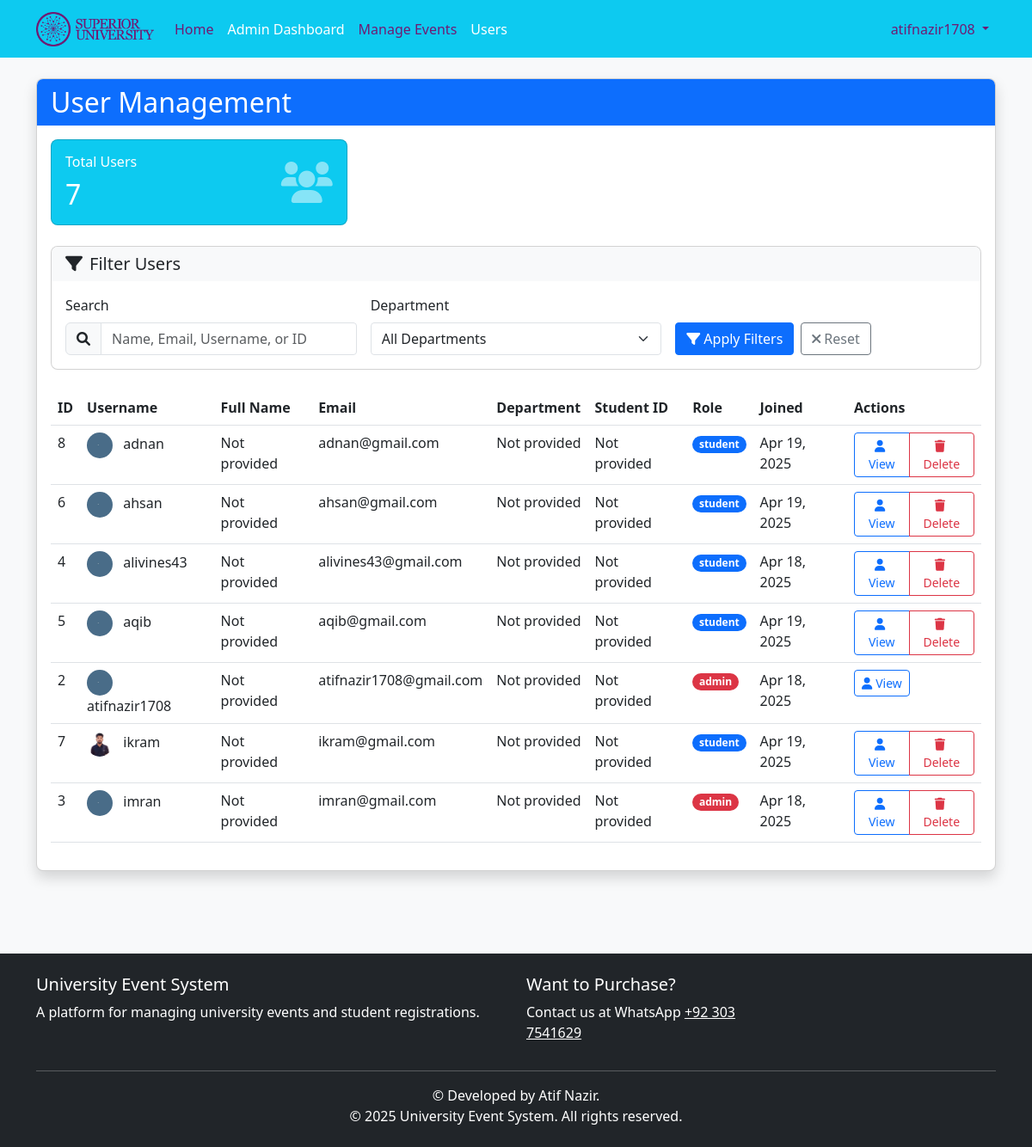
/admin/users (signed in), run on the app's committed database.
### app/models.py (models this page shows, shortened)
class User(db.Model, UserMixin):
    id = db.Column(db.Integer, primary_key=True)
    username = db.Column(db.String(64), unique=True, nullable=False)
    full_name = db.Column(db.String(100), nullable=True)  # New field for full name
    email = db.Column(db.String(120), unique=True, nullable=False)
    password_hash = db.Column(db.String(128), nullable=False)
    role = db.Column(db.String(20), nullable=False, default='student')
    student_id = db.Column(db.String(100), nullable=True)  # New field for student ID
    profile_image = db.Column(db.String(200), nullable=True)  # New field for profile picture URL
    department = db.Column(db.String(100), nullable=True)  # Department
    bio = db.Column(db.String(500), nullable=True)  # Optional bio field
    created_at = db.Column(db.DateTime, default=datetime.utcnow)
    registrations = db.relationship('Registration', backref='user', lazy=True)
    def is_admin(self):
        return self.role == 'admin'

### app/routes/admin.py (the view, shortened to what this page needs)
@admin.route('/users')
@admin_required
def users():
    page = request.args.get('page', 1, type=int)
    search = request.args.get('search', '')
    department = request.args.get('department', '')
    form = UserFilterForm()
    departments = db.session.query(User.department).filter(User.department.isnot(None)).distinct().all()
    department_choices = [('', 'All Departments')] + [(d[0], d[0]) for d in departments if d[0]]
    form.department.choices = department_choices
    query = User.query
    if department:
        query = query.filter(User.department == department)
    users = query.order_by(User.username).paginate(page=page, per_page=10)
    return render_template('admin/users.html',
                          title='Users',
                          users=users,
                          form=form,
                          search=search,
                          department=department)

### app/routes/admin.py
class UserFilterForm(FlaskForm):
    search = StringField('Search')
    department = SelectField('Department', choices=[('', 'All Departments')], validate_choice=False)
    submit = SubmitField('Apply Filters')

### app/models.py (called while the page is built)
@login_manager.user_loader
def load_user(user_id):
    return User.query.get(int(user_id))

### app/routes/admin.py (called while the page is built)
def get_new_registration_count():
    return Registration.query.filter_by(admin_viewed=False).count()

@admin.context_processor
def inject_new_registration_count():
    if current_user.is_authenticated and current_user.is_admin():
        return {'new_registration_count': get_new_registration_count()}
    return {'new_registration_count': 0}

### app/utils/helpers.py (called while the page is built)
def admin_required(f):
    @wraps(f)  # Add this line to preserve the original function name
    def decorated_function(*args, **kwargs):
        if not current_user.is_admin():
            abort(403)  # Forbidden if not an admin
        return f(*args, **kwargs)
    return decorated_function

### app/templates/admin/users.html (shortened to what this page needs)
{% extends "base.html" %}
{% block content %}
<div class="row mb-4">
    <div class="col-md-12">
        <div class="card shadow">
            <div class="card-header bg-primary text-white">
                <h2 class="card-title mb-0">User Management</h2>
            </div>
            <div class="card-body">
                <div class="row mb-4">
                    <div class="col-md-4">
                        <div class="card bg-info text-white">
                            <div class="card-body">
                                <div class="d-flex justify-content-between align-items-center">
                                    <div>
                                        <h6 class="card-title">Total Users</h6>
                                        <h2 class="mb-0">{{ users.total }}</h2>
                                    </div>
                                    <i class="fas fa-users fa-3x opacity-50"></i>
                                </div>
                            </div>
                        </div>
                    </div>
                </div>
                <div class="card mb-4">
                    <div class="card-header bg-light">
                        <h5 class="mb-0">
                            <i class="fas fa-filter me-2"></i>Filter Users
                        </h5>
                    </div>
                    <div class="card-body">
                        <form method="GET" action="{{ url_for('admin.users') }}" class="row g-3">
                            <div class="col-md-4">
                                <label for="search" class="form-label">Search</label>
                                <div class="input-group">
                                    <span class="input-group-text"><i class="fas fa-search"></i></span>
                                    <input type="text" class="form-control" id="search" name="search"
                                           placeholder="Name, Email, Username, or ID" value="{{ search }}">
                                </div>
                            </div>
                            <div class="col-md-4">
                                <label for="department" class="form-label">Department</label>
                                <select class="form-select" id="department" name="department">
                                    {% for choice in form.department.choices %}
                                        <option value="{{ choice[0] }}" {% if department == choice[0] %}selected{% endif %}>
                                            {{ choice[1] }}
                                        </option>
                                    {% endfor %}
                                </select>
                            </div>
                            <div class="col-md-4 d-flex align-items-end">
                                <button type="submit" class="btn btn-primary me-2">
                                    <i class="fas fa-filter me-1"></i>Apply Filters
                                </button>
                                <a href="{{ url_for('admin.users') }}" class="btn btn-outline-secondary">
                                    <i class="fas fa-times me-1"></i>Reset
                                </a>
                            </div>
                        </form>
                    </div>
                </div>
                {% if users.items %}
                    <div class="table-responsive">
                        <table class="table table-hover">
                            <thead>
                                <tr>
                                    <th>ID</th>
                                    <th>Username</th>
                                    <th>Full Name</th>
                                    <th>Email</th>
                                    <th>Department</th>
                                    <th>Student ID</th>
                                    <th>Role</th>
                                    <th>Joined</th>
                                    <th>Actions</th>
                                </tr>
                            </thead>
                            <tbody>
                                {% for user in users.items %}
                                    <tr>
                                        <td>{{ user.id }}</td>
                                        <td>
                                            <img src="{{ url_for('static', filename='profile_pics/' + (user.profile_image or 'default.jpg')) }}"
                                                 alt="{{ user.username }}"
                                                 class="rounded-circle me-2"
                                                 style="width: 30px; height: 30px; object-fit: cover;">
                                            {{ user.username }}
                                        </td>
                                        <td>{{ user.full_name or "Not provided" }}</td>
                                        <td>{{ user.email }}</td>
                                        <td>{{ user.department or "Not provided" }}</td>
                                        <td>{{ user.student_id or "Not provided" }}</td>
                                        <td>
                                            <span class="badge rounded-pill {% if user.role == 'admin' %}bg-danger{% else %}bg-primary{% endif %}">
                                                {{ user.role }}
                                            </span>
                                        </td>
                                        <td>{{ user.created_at.strftime('%b %d, %Y') }}</td>
                                        <td>
                                            <div class="btn-group">
                                                <a href="{{ url_for('admin.user_details', user_id=user.id) }}"
                                                   class="btn btn-sm btn-outline-primary">
                                                    <i class="fas fa-user me-1"></i>View
                                                </a>
                                                {% if user.id != current_user.id %}
                                                <button type="button" class="btn btn-sm btn-outline-danger"
                                                        data-bs-toggle="modal" data-bs-target="#deleteUserModal{{ user.id }}">
                                                    <i class="fas fa-trash me-1"></i>Delete
                                                </button>
                                                {% endif %}
                                            </div>
                                        </td>
                                    </tr>
                                {% endfor %}
                            </tbody>
                        </table>
                    </div>
                {% else %}
                    <div class="alert alert-info text-center">
                        <i class="fas fa-info-circle me-2"></i>No users found.
                    </div>
                {% endif %}
            </div>
        </div>
    </div>
</div>
{% endblock %}

### app/templates/base.html (shortened to what this page needs)
<!DOCTYPE html>
<html lang="en">
<head>
    <link href="https://cdn.jsdelivr.net/npm/bootstrap@5.3.0/dist/css/bootstrap.min.css" rel="stylesheet">
    <link href="https://cdnjs.cloudflare.com/ajax/libs/font-awesome/6.0.0/css/all.min.css" rel="stylesheet">
    <link rel="stylesheet" href="https://cdn.jsdelivr.net/npm/flatpickr/dist/flatpickr.min.css">
    <link rel="stylesheet" href="{{ url_for('static', filename='css/style.css') }}">
    <link rel="stylesheet" href="{{ url_for('static', filename='css/notification.css') }}">
</head>
<body>
    <header>
        <nav class="navbar navbar-expand-lg navbar-dark">
            <div class="container">
                <a class="navbar-brand" href="{{ url_for('main.home') }}">
                    <img src="{{ url_for('static', filename='images/university_logo.png') }}"
                         alt=""
                         height="40"
                         class="d-inline-block align-text-top"
                         onerror="this.style.display='none'; document.getElementById('brand-text').style.display='inline';">
                </a>
                <div class="collapse navbar-collapse" id="navbarNav">
                    <ul class="navbar-nav me-auto">
                        <li class="nav-item">
                            <a class="nav-link {% if request.endpoint == 'main.home' %}active{% endif %}" href="{{ url_for('main.home') }}">Home</a>
                        </li>
                        {% if current_user.is_authenticated %}
                            {% if current_user.is_admin() %}
                                <li class="nav-item">
                                    <a class="nav-link {% if request.endpoint.startswith('admin.') %}active{% endif %}" href="{{ url_for('admin.dashboard') }}">Admin Dashboard</a>
                                </li>
                                <li class="nav-item">
                                    <a class="nav-link {% if request.endpoint == 'admin.events' %}active{% endif %}" href="{{ url_for('admin.events') }}">Manage Events</a>
                                </li>
                                <li class="nav-item">
                                    <a class="nav-link {% if request.endpoint == 'admin.users' %}active{% endif %}" href="{{ url_for('admin.users') }}">Users</a>
                                </li>
                            {% endif %}
                        {% endif %}
                    </ul>
                    <ul class="navbar-nav">
                        {% if current_user.is_authenticated %}
                            <li class="nav-item dropdown">
                                <a class="nav-link dropdown-toggle" href="#" id="navbarDropdown" role="button" data-bs-toggle="dropdown" aria-expanded="false">
                                    {{ current_user.username }}
                                </a>
                            </li>
                        {% endif %}
                    </ul>
                </div>
            </div>
        </nav>
    </header>
    <main class="container py-4">
        {% block content %}{% endblock %}
    </main>
    <footer class="bg-dark text-white mt-5 py-4">
        <div class="container">
            <div class="row">
                <div class="col-md-6">
                    <h5>University Event System</h5>
                    <p>A platform for managing university events and student registrations.</p>
                </div>
                <div class="col-md-3">
                    <h5>Want to Purchase?</h5>
                    <p>
                        Contact us at WhatsApp
                        <a href="https://wa.me/923037541629" target="_blank" style="color: white;">
                        +92 303 7541629
                        </a>
                      </p>
                </div>
            </div>
            <hr>
            <div class="text-center">
                <p class="mb-0">&copy; Developed by Atif Nazir.</p>
                <p class="mb-0">&copy; {{ year }} University Event System. All rights reserved.</p>
            </div>
        </div>
    </footer>
</body>
</html>

### app/static/css/style.css (style rules this page uses)
body { background-color: #f8f9fa; font-family: 'Segoe UI', Tahoma, Geneva, Verdana, sans-serif; }
.navbar-brand { font-weight: 600; }
.card { border-radius: 0.5rem; overflow: hidden; transition: transform 0.3s ease, box-shadow 0.3s ease; }
.card-header { border-bottom: none; }
.btn { border-radius: 0.25rem; }
.btn-primary { background-color: #0d6efd; border-color: #0d6efd; }
.form-control, .form-select { border-radius: 0.25rem; }
footer { margin-top: 2rem; }

### app/templates/base.html (style rules this page uses)
header nav.navbar { background-color: #007BFF; }
.navbar-nav .nav-link { color: #701A73 !important; }
.navbar-nav .nav-link.active { color: #ffffff !important; }
.navbar-brand { color: #ffffff; }
.navbar { background-color: #0DCAF0 !important; }

### data on the page
User: username "atifnazir1708", id "2", full_name "Not provided", email "atifnazir1708@gmail.com", department "Not provided", student_id "Not provided", role "admin", created_at "Apr 18, 2025"
User: id "8", username "adnan", full_name "Not provided", email "adnan@gmail.com", department "Not provided", student_id "Not provided", role "student", created_at "Apr 19, 2025"
User: id "6", username "ahsan", full_name "Not provided", email "ahsan@gmail.com", department "Not provided", student_id "Not provided", role "student", created_at "Apr 19, 2025"
User: id "4", username "alivines43", full_name "Not provided", email "alivines43@gmail.com", department "Not provided", student_id "Not provided", role "student", created_at "Apr 18, 2025"
User: id "5", username "aqib", full_name "Not provided", email "aqib@gmail.com", department "Not provided", student_id "Not provided", role "student", created_at "Apr 19, 2025"
User: id "7", profile_image (picture), username "ikram", full_name "Not provided", email "ikram@gmail.com", department "Not provided", student "Not provided", role "student", created_at "Apr 19, 2025"
User: id "3", username "imran", full_name "Not provided", email "imran@gmail.com", department "Not provided", student_id "Not provided", role "admin", created_at "Apr 18, 2025"

### other printed values
{{ users.total }} "7"
form field department "All Departments"
